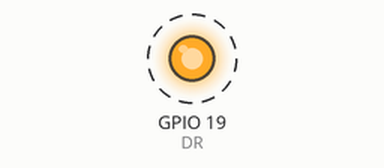
The sketch below on a simulated ESP32. Shown: output pins drawn as LEDs (lit = HIGH). Dashed ring = blinking.

Above: at 0.5 s.
Timing chart, 0 to 4.6 s (numbered marks = the images above):
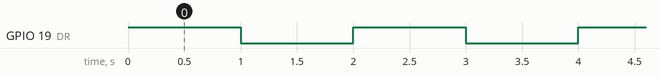

Measured:
- by itself, GPIO 19 (DR): alternates HIGH for 1.0 s and LOW for 1.0 s

The sketch:

D00_blink.ino
```cpp
//------------------------------------------------------------
// Programa: D00_blink.ino (ESP32 + BIOS Shield)
// Autor: Gabriel Bravo Eguren T31A (13-01-2025)
// Descripción: Parpadeo led rojo de la shield cada segundo
//------------------------------------------------------------

#define DR 19

void setup()
{
  pinMode(DR, OUTPUT);

}

void loop()
{
  digitalWrite(DR, HIGH);
  delay(1000);
  digitalWrite(DR, LOW);
  delay(1000);
}
```
